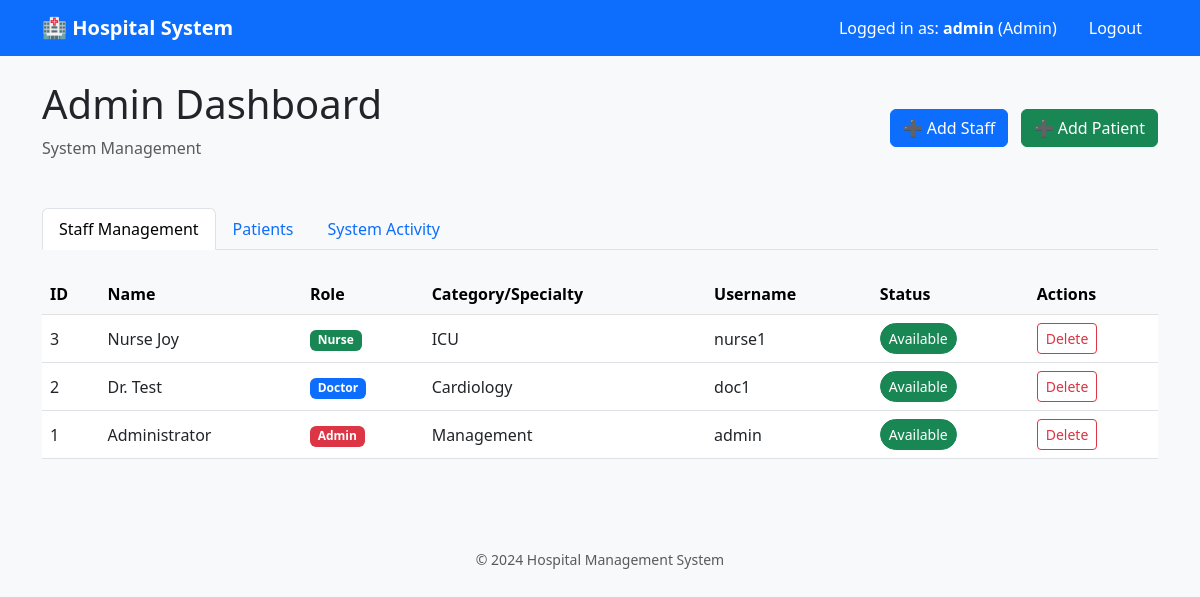
/admin (signed in), run on the app's committed database.
### tables this page shows
CREATE TABLE staff (
  id INTEGER PRIMARY KEY AUTOINCREMENT,
  name TEXT NOT NULL,
  role TEXT NOT NULL,                -- admin | doctor | nurse | radiologist
  category TEXT,                     -- specialty / department (e.g., Cardiologist, ICU Nurse, CT Radiology)
  username TEXT NOT NULL UNIQUE,
  password_hash TEXT NOT NULL,
  phone TEXT,
  is_available INTEGER NOT NULL DEFAULT 1,
  created_at TEXT NOT NULL DEFAULT (datetime('now'))
);

### app.py (the view)
@app.route("/admin")
def admin_dashboard():
    r = require_role("admin")
    if r: return r
    conn = db()
    staff = conn.execute("SELECT * FROM staff ORDER BY id DESC").fetchall()
    patients = conn.execute("SELECT * FROM patients ORDER BY id DESC").fetchall()
    recent_assignments = conn.execute("""
        SELECT a.*, p.name AS patient_name, d.name AS doctor_name, s.name AS assignee_name, s.role AS assignee_role
        FROM assignments a
        JOIN patients p ON p.id = a.patient_id
        JOIN staff d ON d.id = a.doctor_id
        JOIN staff s ON s.id = a.assignee_staff_id
        ORDER BY a.id DESC
        LIMIT 100
    """).fetchall()
    conn.close()
    return render_template(
        "admin_dashboard.html",
        title="Admin Dashboard",
        staff=staff,
        patients=patients,
        recent_assignments=recent_assignments,
    )

### app.py (called while the page is built)
def db():
    conn = sqlite3.connect(DB_PATH)
    conn.row_factory = sqlite3.Row
    conn.execute("PRAGMA foreign_keys = ON;")
    return conn

def require_role(role: str):
    if session.get("role") != role:
        if session.get("role") == "admin":
             return None
        return redirect(url_for("home"))
    return None

### templates/admin_dashboard.html (shortened to what this page needs)
{% extends "base.html" %}
{% block content %}
<div class="row dashboard-header">
  <div class="col d-flex justify-content-between align-items-center">
    <div>
      <h1>Admin Dashboard</h1>
      <p class="text-muted">System Management</p>
    </div>
    <div>
      <button class="btn btn-primary me-2" data-bs-toggle="modal" data-bs-target="#createStaffModal">
        ➕ Add Staff
      </button>
      <button class="btn btn-success" data-bs-toggle="modal" data-bs-target="#createPatientModal">
        ➕ Add Patient
      </button>
    </div>
  </div>
</div>
<ul class="nav nav-tabs mb-4" id="adminTabs" role="tablist">
  <li class="nav-item">
    <button class="nav-link active" data-bs-toggle="tab" data-bs-target="#staff" type="button">Staff Management</button>
  </li>
  <li class="nav-item">
    <button class="nav-link" data-bs-toggle="tab" data-bs-target="#patients" type="button">Patients</button>
  </li>
  <li class="nav-item">
    <button class="nav-link" data-bs-toggle="tab" data-bs-target="#activity" type="button">System Activity</button>
  </li>
</ul>
<div class="tab-content">
  <div class="tab-pane fade show active" id="staff">
    <div class="table-responsive">
      <table class="table table-hover align-middle">
        <thead class="table-light">
          <tr>
            <th>ID</th>
            <th>Name</th>
            <th>Role</th>
            <th>Category/Specialty</th>
            <th>Username</th>
            <th>Status</th>
            <th>Actions</th>
          </tr>
        </thead>
        <tbody>
          {% for s in staff %}
          <tr>
            <td>{{ s.id }}</td>
            <td>{{ s.name }}</td>
            <td>
              <span class="badge bg-{{ 'danger' if s.role=='admin' else 'primary' if s.role=='doctor' else 'success' if s.role=='nurse' else 'info' }}">
                {{ s.role|capitalize }}
              </span>
            </td>
            <td>{{ s.category or '-' }}</td>
            <td>{{ s.username }}</td>
            <td>
              <form action="{{ url_for('admin_toggle_availability', staff_id=s.id) }}" method="POST" class="d-inline">
                <button class="btn btn-sm btn-{{ 'success' if s.is_available else 'secondary' }} rounded-pill">
                  {{ 'Available' if s.is_available else 'Unavailable' }}
                </button>
              </form>
            </td>
            <td>
              <form action="{{ url_for('admin_delete_staff', staff_id=s.id) }}" method="POST" onsubmit="return confirm('Delete this staff member?');">
                <button class="btn btn-sm btn-outline-danger">Delete</button>
              </form>
            </td>
          </tr>
          {% endfor %}
        </tbody>
      </table>
    </div>
  </div>
</div>
{% endblock %}

### templates/base.html (shortened to what this page needs)
<!doctype html>
<html lang="en">
<head>
  <link href="https://cdn.jsdelivr.net/npm/bootstrap@5.3.0/dist/css/bootstrap.min.css" rel="stylesheet">
</head>
<body>
  <nav class="navbar navbar-expand-lg navbar-dark bg-primary mb-4">
    <div class="container">
      <a class="navbar-brand" href="{{ url_for('home') }}">🏥 Hospital System</a>
      <div class="collapse navbar-collapse" id="navbarNav">
        <ul class="navbar-nav ms-auto">
          {% if session.get('user_id') %}
            <li class="nav-item">
              <span class="nav-link text-white">Logged in as: <strong>{{ session.get('username') }}</strong> ({{ session.get('role')|capitalize }})</span>
            </li>
            <li class="nav-item">
              <a class="nav-link btn btn-danger btn-sm text-white ms-2 px-3" href="{{ url_for('logout') }}">Logout</a>
            </li>
          {% endif %}
        </ul>
      </div>
    </div>
  </nav>
  <div class="container">
    {% block content %}{% endblock %}
  </div>
  <footer class="text-center text-muted mt-5 py-4">
    <small>&copy; {{ 2024 }} Hospital Management System</small>
  </footer>
</body>
</html>

### templates/base.html (style rules this page uses)
body { background-color: #f8f9fa; }
.navbar-brand { font-weight: bold; }
.dashboard-header { margin-bottom: 2rem; }

### data on the page
staff: id "3", name "Nurse Joy", role "Nurse", category "ICU", username "nurse1", is_available "Available"
staff: id "2", name "Dr. Test", role "Doctor", category "Cardiology", username "doc1", is_available "Available"
staff: id "1", name "Administrator", role "Admin", category "Management", username "admin", is_available "Available"

### other printed values
{{ session.get('username') }} "admin"
{{ session.get('role')|capitalize }} "Admin"
{{ 2024 }} "2024"
